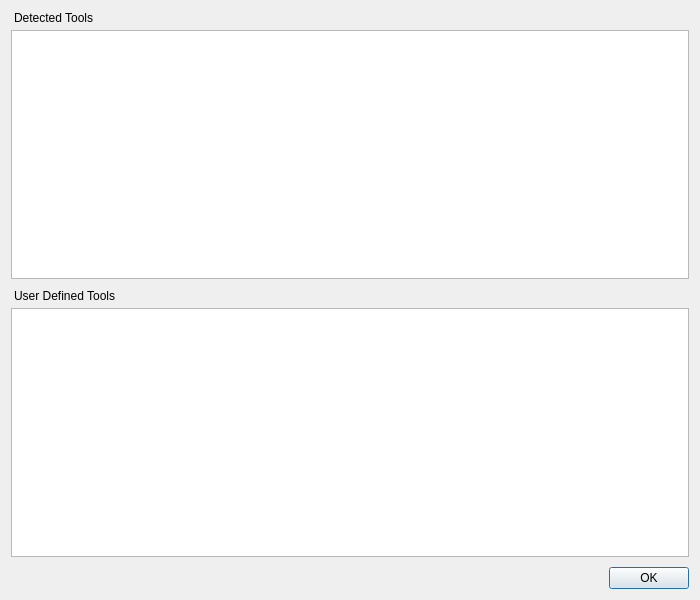
<?xml version="1.0" encoding="UTF-8"?>
<ui version="4.0">
 <class>ExternalToolsDialog</class>
 <widget class="QDialog" name="ExternalToolsDialog">
  <property name="geometry">
   <rect>
    <x>0</x>
    <y>0</y>
    <width>700</width>
    <height>600</height>
   </rect>
  </property>
  <property name="windowTitle">
   <string>Configure External Tools</string>
  </property>
  <layout class="QVBoxLayout" name="verticalLayout">
   <property name="spacing">
    <number>10</number>
   </property>
   <item>
    <layout class="QVBoxLayout" name="detectedLayout">
     <property name="spacing">
      <number>0</number>
     </property>
     <item>
      <widget class="QLabel" name="mDetectedTitle">
       <property name="styleSheet">
        <string notr="true">QLabel {padding: 0px 0px 5px 0px;}</string>
       </property>
       <property name="text">
        <string>Detected Tools</string>
       </property>
      </widget>
     </item>
     <item>
      <widget class="QTableView" name="mDetectedTable">
       <property name="editTriggers">
        <set>QAbstractItemView::SelectedClicked</set>
       </property>
       <property name="showGrid">
        <bool>false</bool>
       </property>
       <property name="selectionMode">
        <enum>QAbstractItemView::ExtendedSelection</enum>
       </property>
       <property name="selectionBehavior">
        <enum>QAbstractItemView::SelectRows</enum>
       </property>
      </widget>
     </item>
    </layout>
   </item>
   <item>
    <layout class="QVBoxLayout" name="userDefinedLayout">
     <property name="spacing">
      <number>0</number>
     </property>
     <item>
      <widget class="QLabel" name="mUserDefinedTitle">
       <property name="styleSheet">
        <string notr="true">QLabel {padding: 0px 0px 5px 0px;}</string>
       </property>
       <property name="text">
        <string>User Defined Tools</string>
       </property>
      </widget>
     </item>
     <item>
      <widget class="QTableView" name="mUserDefinedTable">
       <property name="editTriggers">
        <set>QAbstractItemView::SelectedClicked</set>
       </property>
       <property name="showGrid">
        <bool>false</bool>
       </property>
       <property name="selectionMode">
        <enum>QAbstractItemView::ExtendedSelection</enum>
       </property>
       <property name="selectionBehavior">
        <enum>QAbstractItemView::SelectRows</enum>
       </property>
      </widget>
     </item>
     <item>
      <widget class="Footer" name="mFooter"/>
     </item>
    </layout>
   </item>
   <item>
    <widget class="QDialogButtonBox" name="mButtons">
     <property name="orientation">
      <enum>Qt::Horizontal</enum>
     </property>
     <property name="standardButtons">
      <set>QDialogButtonBox::Ok</set>
     </property>
    </widget>
   </item>
  </layout>
 </widget>
 <customwidgets>
  <customwidget>
   <class>Footer</class>
   <extends>QWidget</extends>
   <header>ui/Footer.h</header>
  </customwidget>
 </customwidgets>
 <resources/>
 <connections/>
</ui>
